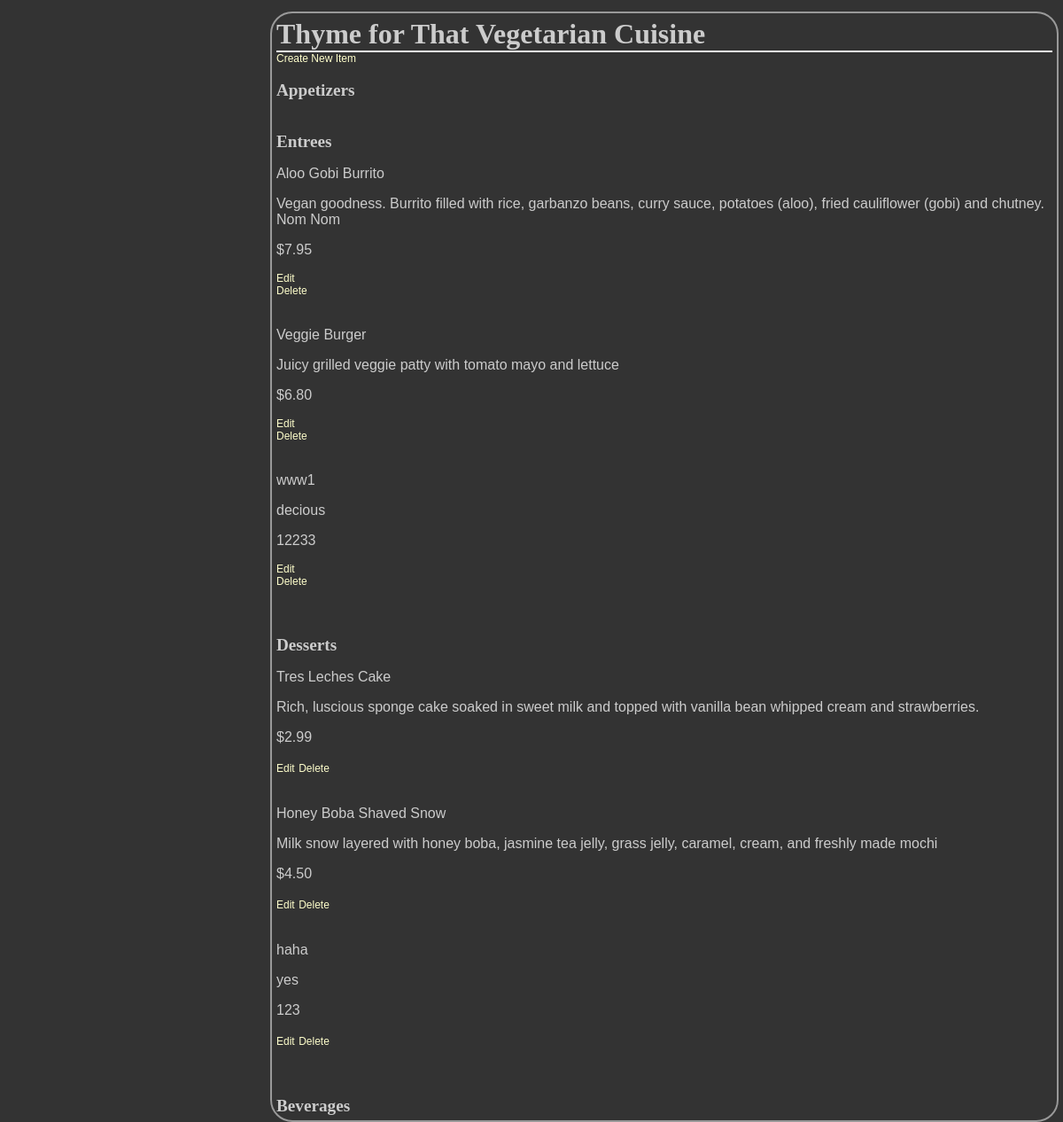
/restaurant/5/menu/, run on the app's committed database.
### database_setup.py (models this page shows, shortened)
class Restaurant(Base):
    __tablename__ = 'restaurant'
    id = Column(INTEGER,primary_key=True)
    name = Column(String(80),nullable=False)

class MenuItem(Base):
    __tablename__ = 'menu_item'
    name =Column(String(80),nullable=False)
    id = Column(INTEGER,primary_key=True)
    course = Column(String(250))
    description = Column(String(250))
    price = Column(String(8))
    restaurant_id = Column(INTEGER,ForeignKey('restaurant.id'))
    restaurant = relationship(Restaurant)

### finalProject.py (the view)
@app.route('/restaurant/<int:restaurant_id>/')
@app.route('/restaurant/<int:restaurant_id>/menu/',methods=['GET','POST'])
def showMenu(restaurant_id):
    restaurant = session.query(Restaurant).filter_by(id=restaurant_id).one()
    items = session.query(MenuItem).filter_by(restaurant_id=restaurant_id).all()
    return render_template('menu.html',restaurant = restaurant,items = items)

### templates/menu.html (shortened to what this page needs)
<html>
<head>
<link rel=stylesheet type=text/css href="{{ url_for('static', filename='styles.css') }}">
	</head>
	<body>
		<div class = 'pane'>
		<h1>{{ restaurant.name }}</h1>
    {% if items !=[] %}
		<a href = "{{url_for('newMenuItem', restaurant_id = restaurant.id )}}">Create New Item</a>
	<h2>Appetizers</h2>
	<h2>Entrees</h2>
		{% for i in items %}
		{% if i.course == 'Entree' %}
		<p>{{i.name}}</p>
		<p>{{i.description}}</p>
		<p>{{i.price}}</p>
		<a href='{{url_for('editMenuItem', restaurant_id = restaurant.id, menu_id=i.id ) }}' >Edit</a>
	<a href='{{url_for('deleteMenuItem', restaurant_id = restaurant.id, menu_id=i.id ) }}' >Delete</a>
        {% endif %}
		{% endfor %}
	<h2>Desserts</h2>
		{% for i in items %}
		{% if i.course == 'Dessert' %}
		<p>{{i.name}}</p>
		<p>{{i.description}}</p>
		<p>{{i.price}}</p>
		<a href='{{url_for('editMenuItem', restaurant_id = restaurant.id, menu_id=i.id ) }}' >Edit</a>
	<a href='{{url_for('deleteMenuItem', restaurant_id = restaurant.id, menu_id=i.id ) }}' >Delete</a>
		{% endif %}
		{% endfor %}
	<h2>Beverages</h2>
		{% else %}
		<p> You currently have no menu items. <p>
		<a href = "{{url_for('newMenuItem', restaurant_id = restaurant.id )}}">Create New Item</a>
			{% endif %}
</div>
	</body>
</html>

### static/styles.css (style rules this page uses)
body { font-family: sans-serif; background-color: #333333; background-image: url('https://cloud.githubusercontent.com/assets/9041401/6119508/7cbced14-b07e-11e4-9dbd-f01488203879.jpg') }
h1, h2, h3, h4 { color: #CCCCCC; }
h1, h2 { font-family: 'Georgia', serif; margin: 0; }
h1 { border-bottom: 2px solid #eee; }
h2 { font-size: 1.2em; }
p { color: #CCCCCC; }
a { text-decoration: none; color:#FFFFCC; font-size: .75em; }
.pane { position:absolute; left: 25%; border: 2px solid; border-radius: 25px; padding: 5px; margin: 5px; border-color: #999999; background-color: #333333; }

### data on the page
Restaurant: name "Thyme for That Vegetarian Cuisine"
MenuItem: name "Aloo Gobi Burrito", description "Vegan goodness. Burrito filled with rice, garbanzo beans, curry sauce, potatoes (aloo), fried cauliflower (gobi) and chutney. Nom Nom", price "$7.95"
MenuItem: name "Veggie Burger", description "Juicy grilled veggie patty with tomato mayo and lettuce", price "$6.80"
MenuItem: name "www1", description "decious", price "12233"
MenuItem: name "Tres Leches Cake", description "Rich, luscious sponge cake soaked in sweet milk and topped with vanilla bean whipped cream and strawberries.", price "$2.99"
MenuItem: name "Honey Boba Shaved Snow", description "Milk snow layered with honey boba, jasmine tea jelly, grass jelly, caramel, cream, and freshly made mochi", price "$4.50"
MenuItem: name "haha", description "yes", price "123"
